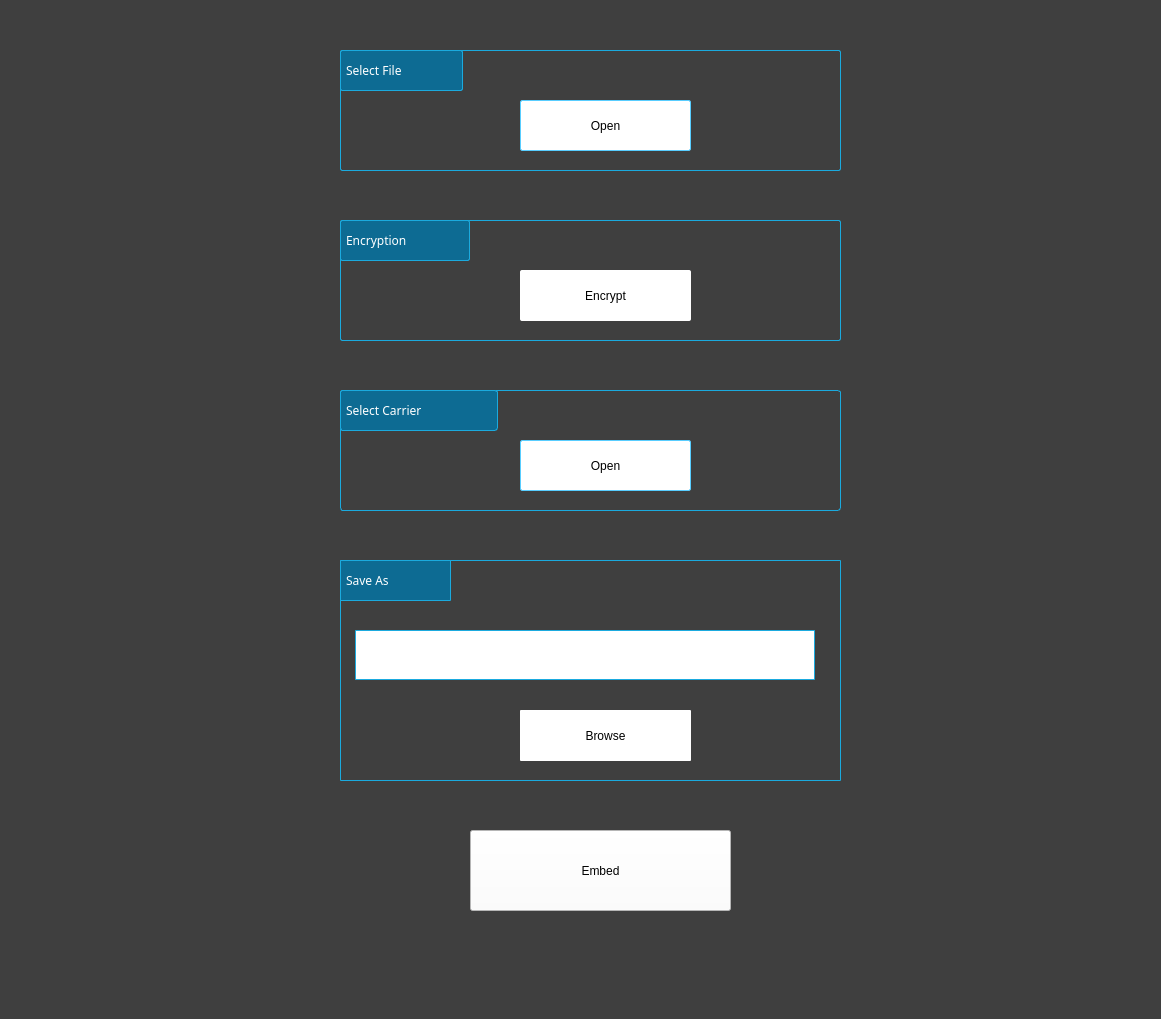
<?xml version="1.0" encoding="UTF-8"?>
<ui version="4.0">
 <class>MainWindow</class>
 <widget class="QMainWindow" name="MainWindow">
  <property name="geometry">
   <rect>
    <x>0</x>
    <y>0</y>
    <width>1161</width>
    <height>1019</height>
   </rect>
  </property>
  <property name="windowTitle">
   <string>MainWindow</string>
  </property>
  <property name="styleSheet">
   <string notr="true">background-color: rgb(63, 63, 63)</string>
  </property>
  <widget class="QWidget" name="centralwidget">
   <widget class="QGroupBox" name="groupBox_selectFile">
    <property name="geometry">
     <rect>
      <x>340</x>
      <y>50</y>
      <width>501</width>
      <height>121</height>
     </rect>
    </property>
    <property name="styleSheet">
     <string notr="true">border:1px solid;
border-color: rgb(27, 170, 222);
border-radius: 2px;
</string>
    </property>
    <property name="title">
     <string/>
    </property>
    <widget class="QPushButton" name="openfile_button">
     <property name="geometry">
      <rect>
       <x>180</x>
       <y>50</y>
       <width>171</width>
       <height>51</height>
      </rect>
     </property>
     <property name="styleSheet">
      <string notr="true">QPushButton{background-color:rgb(255,255,255);
color:black;
border: 1px solid;
border-color:  rgb(88, 205, 255);
border-radius: 2px;
}

QPushButton::hover{
color:blue;
}</string>
     </property>
     <property name="text">
      <string>Open</string>
     </property>
    </widget>
    <widget class="QLabel" name="selectfile_label">
     <property name="geometry">
      <rect>
       <x>0</x>
       <y>0</y>
       <width>123</width>
       <height>41</height>
      </rect>
     </property>
     <property name="font">
      <font>
       <family>Meera</family>
       <strikeout>false</strikeout>
      </font>
     </property>
     <property name="mouseTracking">
      <bool>false</bool>
     </property>
     <property name="styleSheet">
      <string notr="true">color:white;
background-color: rgb(13, 107, 147);
padding:2px;</string>
     </property>
     <property name="text">
      <string>Select File</string>
     </property>
    </widget>
   </widget>
   <widget class="QGroupBox" name="carrier_groupbox">
    <property name="geometry">
     <rect>
      <x>340</x>
      <y>390</y>
      <width>501</width>
      <height>121</height>
     </rect>
    </property>
    <property name="styleSheet">
     <string notr="true">border:1px solid;
border-color: rgb(27, 170, 222);
border-radius: 3px;
</string>
    </property>
    <property name="title">
     <string/>
    </property>
    <widget class="QPushButton" name="opencarrier_button">
     <property name="geometry">
      <rect>
       <x>180</x>
       <y>50</y>
       <width>171</width>
       <height>51</height>
      </rect>
     </property>
     <property name="styleSheet">
      <string notr="true">QPushButton {background-color:rgb(255,255,255);
color:black;
border: 1px solid;
border-color:  rgb(88, 205, 255);
border-radius: 2px;
}

QPushButton::hover {
color: blue;
}</string>
     </property>
     <property name="text">
      <string>Open</string>
     </property>
    </widget>
    <widget class="QLabel" name="carrier_label">
     <property name="geometry">
      <rect>
       <x>0</x>
       <y>0</y>
       <width>158</width>
       <height>41</height>
      </rect>
     </property>
     <property name="font">
      <font>
       <family>Meera</family>
       <weight>50</weight>
       <bold>false</bold>
      </font>
     </property>
     <property name="styleSheet">
      <string notr="true">color:white;
background-color: rgb(13, 107, 147);
padding:2px;</string>
     </property>
     <property name="text">
      <string>Select Carrier</string>
     </property>
     <property name="textFormat">
      <enum>Qt::AutoText</enum>
     </property>
    </widget>
   </widget>
   <widget class="QGroupBox" name="saveas_groupbox">
    <property name="geometry">
     <rect>
      <x>340</x>
      <y>560</y>
      <width>501</width>
      <height>221</height>
     </rect>
    </property>
    <property name="styleSheet">
     <string notr="true">border:1px solid;
border-radius: 1px;
border-color: rgb(27, 170, 222);
</string>
    </property>
    <property name="title">
     <string/>
    </property>
    <widget class="QLabel" name="saveas_label">
     <property name="geometry">
      <rect>
       <x>0</x>
       <y>0</y>
       <width>111</width>
       <height>41</height>
      </rect>
     </property>
     <property name="font">
      <font>
       <family>Meera</family>
      </font>
     </property>
     <property name="styleSheet">
      <string notr="true">color:white;
background-color: rgb(13, 107, 147);
padding:2px;</string>
     </property>
     <property name="text">
      <string>Save As</string>
     </property>
    </widget>
    <widget class="QLabel" name="label_8">
     <property name="geometry">
      <rect>
       <x>750</x>
       <y>180</y>
       <width>91</width>
       <height>91</height>
      </rect>
     </property>
     <property name="styleSheet">
      <string notr="true">background:transparent;</string>
     </property>
     <property name="text">
      <string/>
     </property>
     <property name="pixmap">
      <pixmap>../../.designer/PycharmProjects/lab/github-arshubham-cipher-icon.png</pixmap>
     </property>
    </widget>
    <widget class="QLineEdit" name="lineEdit">
     <property name="geometry">
      <rect>
       <x>15</x>
       <y>70</y>
       <width>460</width>
       <height>50</height>
      </rect>
     </property>
     <property name="styleSheet">
      <string notr="true">background-color: rgb(255, 255, 255);</string>
     </property>
    </widget>
    <widget class="QPushButton" name="browse_button">
     <property name="geometry">
      <rect>
       <x>180</x>
       <y>150</y>
       <width>171</width>
       <height>51</height>
      </rect>
     </property>
     <property name="styleSheet">
      <string notr="true">QPushButton {background-color:white;
border:0px;}

QPushButton::hover{
color:blue;
}
</string>
     </property>
     <property name="text">
      <string>Browse</string>
     </property>
    </widget>
   </widget>
   <widget class="QPushButton" name="embed_button">
    <property name="geometry">
     <rect>
      <x>470</x>
      <y>830</y>
      <width>261</width>
      <height>81</height>
     </rect>
    </property>
    <property name="styleSheet">
     <string notr="true">QPushButton {background-color: white;
color:black;
}
QPushButton::hover{
color:blue;
}
</string>
    </property>
    <property name="text">
     <string>Embed</string>
    </property>
   </widget>
   <widget class="QLabel" name="background_img">
    <property name="geometry">
     <rect>
      <x>160</x>
      <y>30</y>
      <width>881</width>
      <height>921</height>
     </rect>
    </property>
    <property name="styleSheet">
     <string notr="true">background:transparent;</string>
    </property>
    <property name="text">
     <string/>
    </property>
    <property name="pixmap">
     <pixmap>../images/rabbit.png</pixmap>
    </property>
   </widget>
   <widget class="QGroupBox" name="groupBox_6">
    <property name="geometry">
     <rect>
      <x>340</x>
      <y>220</y>
      <width>501</width>
      <height>121</height>
     </rect>
    </property>
    <property name="styleSheet">
     <string notr="true">border:1px solid;
border-color: rgb(27, 170, 222);
border-radius: 2px;
</string>
    </property>
    <property name="title">
     <string/>
    </property>
    <widget class="QLabel" name="label_6">
     <property name="geometry">
      <rect>
       <x>0</x>
       <y>0</y>
       <width>130</width>
       <height>41</height>
      </rect>
     </property>
     <property name="font">
      <font>
       <family>Meera</family>
      </font>
     </property>
     <property name="styleSheet">
      <string notr="true">color:white;
background-color: rgb(13, 107, 147);
padding:2px;

</string>
     </property>
     <property name="text">
      <string>Encryption</string>
     </property>
    </widget>
    <widget class="QGroupBox" name="groupBox_8">
     <property name="geometry">
      <rect>
       <x>10</x>
       <y>200</y>
       <width>421</width>
       <height>21</height>
      </rect>
     </property>
     <property name="styleSheet">
      <string notr="true">border:0px;</string>
     </property>
     <property name="title">
      <string/>
     </property>
    </widget>
    <widget class="QPushButton" name="setpass_button">
     <property name="geometry">
      <rect>
       <x>180</x>
       <y>50</y>
       <width>171</width>
       <height>51</height>
      </rect>
     </property>
     <property name="styleSheet">
      <string notr="true">QPushButton {background-color:white;
border:0px;}

QPushButton::hover{
color:blue;
}
</string>
     </property>
     <property name="text">
      <string>Encrypt</string>
     </property>
    </widget>
   </widget>
   <widget class="QLabel" name="label">
    <property name="geometry">
     <rect>
      <x>800</x>
      <y>360</y>
      <width>81</width>
      <height>71</height>
     </rect>
    </property>
    <property name="styleSheet">
     <string notr="true">background:transparent;</string>
    </property>
    <property name="text">
     <string/>
    </property>
    <property name="pixmap">
     <pixmap>../images/photos-icon.png</pixmap>
    </property>
   </widget>
   <widget class="QLabel" name="label_4">
    <property name="geometry">
     <rect>
      <x>800</x>
      <y>180</y>
      <width>71</width>
      <height>71</height>
     </rect>
    </property>
    <property name="styleSheet">
     <string notr="true">background:transparent;</string>
    </property>
    <property name="text">
     <string/>
    </property>
    <property name="pixmap">
     <pixmap>../images/preferences-desktop-user-password-icon.png</pixmap>
    </property>
   </widget>
   <widget class="QLabel" name="label_5">
    <property name="geometry">
     <rect>
      <x>800</x>
      <y>500</y>
      <width>71</width>
      <height>111</height>
     </rect>
    </property>
    <property name="styleSheet">
     <string notr="true">background:transparent;</string>
    </property>
    <property name="text">
     <string/>
    </property>
    <property name="pixmap">
     <pixmap>../images/white-folder-icon.png</pixmap>
    </property>
   </widget>
   <widget class="QLabel" name="label_3">
    <property name="geometry">
     <rect>
      <x>800</x>
      <y>30</y>
      <width>71</width>
      <height>71</height>
     </rect>
    </property>
    <property name="styleSheet">
     <string notr="true">background:transparent;</string>
    </property>
    <property name="text">
     <string/>
    </property>
    <property name="pixmap">
     <pixmap>../images/Document-txt.png</pixmap>
    </property>
   </widget>
   <zorder>background_img</zorder>
   <zorder>groupBox_selectFile</zorder>
   <zorder>carrier_groupbox</zorder>
   <zorder>saveas_groupbox</zorder>
   <zorder>embed_button</zorder>
   <zorder>groupBox_6</zorder>
   <zorder>label</zorder>
   <zorder>label_4</zorder>
   <zorder>label_5</zorder>
   <zorder>label_3</zorder>
  </widget>
  <widget class="QStatusBar" name="statusbar"/>
 </widget>
 <resources>
  <include location="../../PycharmProjects/lab/res.qrc"/>
 </resources>
 <connections/>
</ui>
